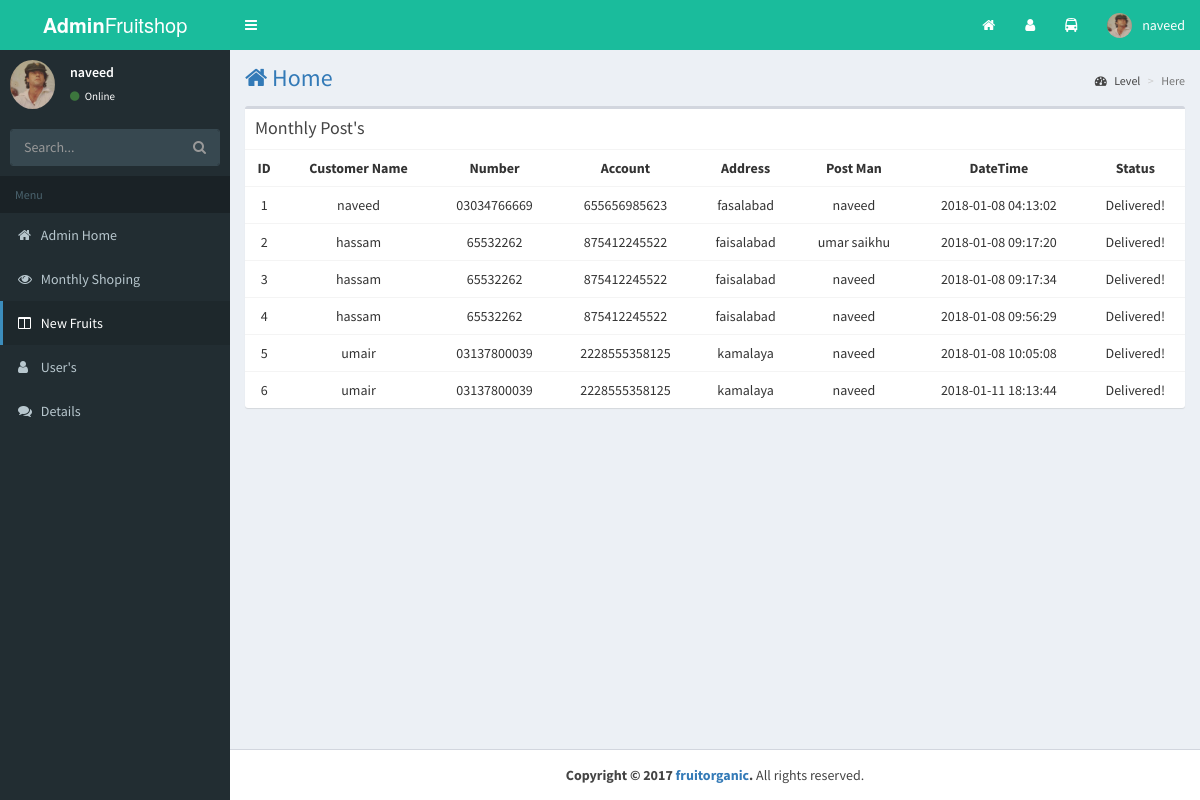
/admin/show_post.php (signed in), run on the app's committed database.
### tables this page shows
CREATE TABLE `users` (
  `id` int(11) NOT NULL,
  `user_name` varchar(100) NOT NULL,
  `password` varchar(100) NOT NULL,
  `img` varchar(200) NOT NULL,
  `timestamp` timestamp NOT NULL DEFAULT CURRENT_TIMESTAMP ON UPDATE CURRENT_TIMESTAMP
);

CREATE TABLE `delivered` (
  `id` int(11) NOT NULL,
  `customer_name` varchar(100) NOT NULL,
  `customer_number` varchar(100) NOT NULL,
  `address` varchar(200) NOT NULL,
  `customer_account` varchar(200) NOT NULL,
  `postman` varchar(100) NOT NULL,
  `datetime` timestamp NOT NULL DEFAULT CURRENT_TIMESTAMP ON UPDATE CURRENT_TIMESTAMP
);

### admin/show_post.php (the view, shortened to what this page needs)
<?php
require_once ('include/header.php');
require_once ('include/connection.php');
?>
    <ol class="breadcrumb">
        <li><a href="#"><i class="fa fa-dashboard"></i> Level</a></li>
        <li class="active">Here</li>
    </ol>
    </section>
    <section class="content container-fluid">
        <div class="row">
            <div class="col-xs-12">
                <div class="box">
                    <div class="box-header">
                        <h3 class="box-title">Monthly Post's</h3>
                    </div>
                    <?php
             $query = "SELECT * FROM `delivered`";
            $run = mysqli_query($con,$query);
             if(mysqli_num_rows($run) > 0){
             ?>
                        <div class="box-body table-responsive no-padding">
                            <table class="table table-hover text-center">
                                <tbody>
                                    <tr>
                                        <th>ID</th>
                                        <th>Customer Name</th>
                                        <th>Number</th>
                                        <th>Account</th>
                                        <th>Address</th>
                                        <th>Post Man</th>
                                        <th>DateTime</th>
                                        <th>Status</th>
                                    </tr>
                                    <?php
      while ($row = mysqli_fetch_array($run)) {
          $userid = $row['id'];
             $customer_name = $row['customer_name'];
               $customer_number = $row['customer_number'];
             $customer_account = $row['customer_account'];
                	$address = $row['address'];
          $postman = $row['postman'];
               $datetime = $row['datetime'];
      ?>
                                        <tr>
                                            <td>
                                                <?php echo $userid; ?> </td>
                                            <td>
                                                <?php echo $customer_name; ?>
                                            </td>
                                            <td>
                                                <?php echo $customer_number; ?>
                                            </td>
                                            <td>
                                                <?php echo $customer_account; ?>
                                            </td>
                                            <td>
                                                <?php echo $address; ?>
                                            </td>
                                            <td>
                                                <?php echo $postman; ?>
                                            </td>
                                            <td>
                                                <?php echo $datetime; ?>
                                            </td>
                                            <td>
                                                Delivered!
                                            </td>
                                        </tr>
                                        <?php
}
                 ?>
                                </tbody>
                            </table>
                        </div>
                </div>
            </div>
        </div>
    </section>
    </div>
    <?php
}
  else {
    echo "<center><h3>No Pending Request available</h3></center>";
  }
   ?>
        <footer class="main-footer text-center">
            <strong>Copyright &copy; 2017 <a href="#">fruitorganic</a>.</strong> All rights reserved.
        </footer>
        </div>
        </body>
        </html>

### admin/include/header.php (shortened to what this page needs)
<!DOCTYPE html>
    <?php
  require_once 'include/connection.php';
$name = $_SESSION['name'];
 $sql = "SELECT `img` FROM `users` WHERE user_name = '$name'";
 $run = mysqli_query($con,$sql);
 $img = mysqli_fetch_array($run);
 ?>
        <html>
        <head>
            <link rel="stylesheet" href="src/css/bootstrap.min.css">
            <link rel="stylesheet" href="src/css/font-awesome/css/font-awesome.min.css">
            <link rel="stylesheet" href="src/css/Adminara.min.css">
            <link rel="stylesheet" href="src/css/skin-blue.min.css">
        </head>
        <body class="hold-transition skin-blue sidebar-mini">
            <div class="wrapper">
                <header class="main-header">
                    <a href="home.php" class="logo">
                        <span class="logo-lg"><b>Admin</b>Fruitshop</span>
                    </a>
                    <nav class="navbar navbar-static-top" role="navigation">
                        <a href="#" class="sidebar-toggle" data-toggle="push-menu" role="button">
      </a>
                        <div class="navbar-custom-menu">
                            <ul class="nav navbar-nav">
                                <li class="dropdown notifications-menu">
                                    <a href="">
                                    <i class="fa fa-home"></i>
            </a>
                                </li>
                                <li class="dropdown messages-menu">
                                    <a href="user.php">
              <i class="fa fa-user"></i>
            </a>
                                </li>
                                <li class="dropdown tasks-menu">
                                    <a href="show_post.php">
            <i class="fa fa-bus"></i>
            </a>
                                </li>
                                <li class="dropdown user user-menu">
                                    <a href="#" class="dropdown-toggle" data-toggle="dropdown">
                                        <img src="upload/<?php echo $img['img']; ?>" width="128px" height="128px" class="user-image" alt="User Image">
                                        <span class="hidden-xs"><?php echo $name;  ?></span>
                                    </a>
                                </li>
                            </ul>
                        </div>
                    </nav>
                </header>
                <aside class="main-sidebar">
                    <section class="sidebar">
                        <div class="user-panel">
                            <div class="pull-left image">
                                <img src="upload/<?php echo $img['img'];?>" width="160px" height="160px" class="img-circle" alt="User Image">
                            </div>
                            <div class="pull-left info">
                                <p>
                                    <?php echo $name;  ?>
                                </p>
                                <a href="#"><i class="fa fa-circle text-success"></i> Online</a>
                            </div>
                        </div>
                        <form action="#" method="get" class="sidebar-form">
                            <div class="input-group">
                                <input type="text" name="q" class="form-control" placeholder="Search...">
                                <span class="input-group-btn">
              <button type="submit" name="search" id="search-btn" class="btn btn-flat"><i class="fa fa-search"></i>
              </button>
            </span>
                            </div>
                        </form>
                        <ul class="sidebar-menu" data-widget="tree">
                            <li class="header">Menu</li>
                            <li class=""><a href="home.php"><i class="fa fa-home"></i> <span>Admin Home</span></a></li>
                            <li class=""><a href="show_post.php"><i class="fa fa-eye" aria-hidden="true"></i> <span>Monthly Shoping</span></a></li>
                            <li class="active"><a href="create_post.php"><i class="fa fa-columns"></i> <span>New Fruits</span></a></li>
                            <li><a href="user.php"><i class="fa fa-user"></i> <span>User's</span></a></li>
                            <li><a href="message.php"><i class="fa fa-comments"></i> <span> Details</span></a></li>
                        </ul>
                    </section>
                </aside>
                <div class="content-wrapper">
                    <section class="content-header">
                        <h1>
                            <a href="home.php"> <i class="fa fa-home" aria-hidden="true"></i> Home</a>
                        </h1>

### data on the page
users: img (picture)
delivered: id "1", customer_name "naveed", customer_number "03034766669", customer_account "655656985623", address "fasalabad", postman "naveed", datetime "2018-01-08 04:13:02"
delivered: id "2", customer_name "hassam", customer_number "65532262", customer_account "875412245522", address "faisalabad", postman "umar saikhu", datetime "2018-01-08 09:17:20"
delivered: id "3", customer_name "hassam", customer_number "65532262", customer_account "875412245522", address "faisalabad", postman "naveed", datetime "2018-01-08 09:17:34"
delivered: id "4", customer_name "hassam", customer_number "65532262", customer_account "875412245522", address "faisalabad", postman "naveed", datetime "2018-01-08 09:56:29"
delivered: id "5", customer_name "umair", customer_number "03137800039", customer_account "2228555358125", address "kamalaya", postman "naveed", datetime "2018-01-08 10:05:08"
delivered: id "6", customer_name "umair", customer_number "03137800039", customer_account "2228555358125", address "kamalaya", postman "naveed", datetime "2018-01-11 18:13:44"

### other printed values
$name "naveed"
